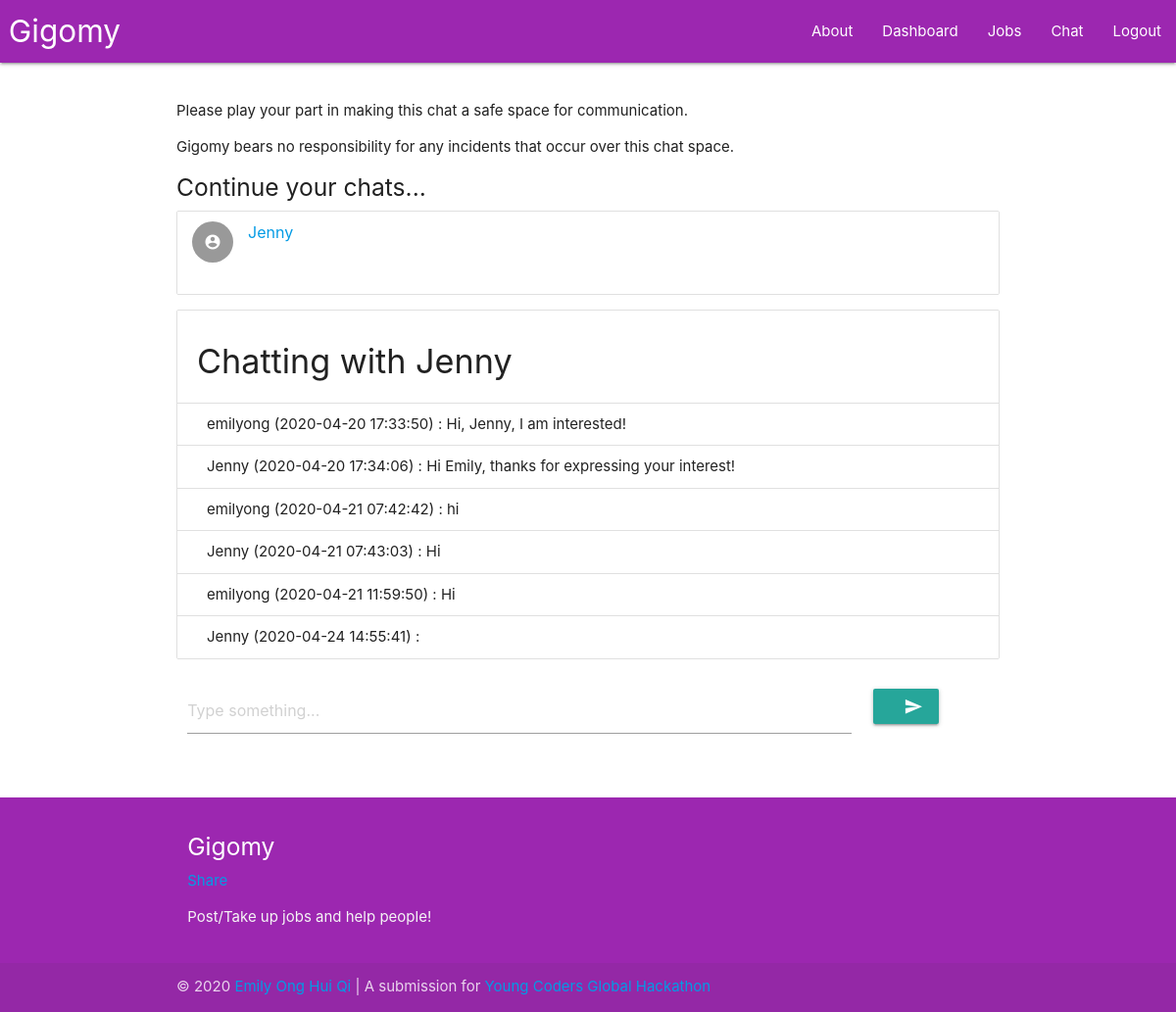
The page /chat/Jenny (signed in) on the database its author committed.
### main.py (models this page shows, shortened)
class Message(db.Model):
    msgID = db.Column(db.Integer, unique = True, autoincrement = True, nullable = False, index = True, primary_key = True)
    msgText = db.Column(db.String, index = True, nullable = False)
    msgDateTime = db.Column(db.DateTime, nullable = False)
    msgSender = db.Column(db.String, db.ForeignKey("user.username"), nullable = True)
    msgReceiver = db.Column(db.String, db.ForeignKey("user.username"), nullable = True)

class User(UserMixin, db.Model):
    username = db.Column(db.String, unique = True, nullable = False, index = True, primary_key = True)
    email = db.Column(db.String, unique = True, index = True, nullable = False)
    password = db.Column(db.String, nullable = False)
    avatar = db.Column(db.String, nullable = True)

### main.py (the view)
@app.route ("/chat/<username>", methods=["GET", "POST"])
@app.route ("/chat/", methods=["GET", "POST"])
@login_required
def chat (username=""):
    inChat = len(username) != 0 and username != current_user.username
    currentUser = getUser(current_user)
    if inChat:
        jobSender_ = User.query.filter_by(username = username).first()
        if jobSender_ is None:return redirect(url_for("index", _scheme="https", _external=True))
        jobSender = getUser(jobSender_)
        messagesSent = Message.query.filter_by(msgSender = currentUser["username"]).filter_by(msgReceiver = jobSender["username"]).all()
        messagesReceived = Message.query.filter_by(msgReceiver = currentUser["username"]).filter_by(msgSender = jobSender["username"]).all()
        messages_ = []
    else:
        jobSender = None
        messagesSent = Message.query.filter_by(msgSender = currentUser["username"]).all()
        messagesReceived = Message.query.filter_by(msgReceiver = currentUser["username"]).all()
        messages_ = []
    for message in messagesSent:messages_.append((message.msgDateTime, message))
    for message in messagesReceived:messages_.append((message.msgDateTime, message))
    messages = []
    messages_.sort()
    for message in messages_:
      sg = pytz.timezone("Asia/Singapore")
      datePosted = message[0].astimezone(sg)
      datePosted = datePosted.strftime("%Y-%m-%d %H:%M:%S")
      messages.append([datePosted, message[1]])
    contacts = set()
    for message in messages:
        if message[1].msgSender == current_user.username:
            contacts.add(message[1].msgReceiver)
        if message[1].msgReceiver == current_user.username:
            contacts.add(message[1].msgSender)
    contacts = list(contacts)
    return render_template("chat.html", currentUser=currentUser, jobSender=jobSender, jobSender_=json.dumps(jobSender),
                            messages=messages, currentUser_=json.dumps(currentUser), contacts=contacts, inChat=inChat)

### main.py (called while the page is built)
def getUser (user):
    currentUser = {"username": user.username,
                    "email": user.email,
                    "avatar": user.avatar}
    return currentUser

@login.user_loader
def load_user(username):
    return User.query.get(username)

### templates/chat.html (shortened to what this page needs)
{% extends "base.html" %}
{% block content %}
<p>
  Please play your part in making this chat a safe space for communication.
</p>
<p>
  Gigomy bears no responsibility for any incidents that occur over this chat space.
</p>
{% if contacts %}
  <h5>Continue your chats...</h5>
{% endif %}
<ul class="collection" id="contacts_">
  {% if contacts %}
    {% for contact in contacts %}
      <li class="collection-item avatar" data-item-name={{contact}}>
        <i class="material-icons circle">account_circle</i>
        <a href="{{url_for('chat', username=contact)}}"><span class="title">{{contact}}</span></a>
      </li>
    {% endfor %}
  {% else %}
    <li class="collection-item" data-item-name="">No contacts yet...</li>
  {% endif %}
</ul>
{% if inChat %}
  <ul class="collection with-header" id="allMessages">
    <li class="collection-header"><h4>Chatting with {{jobSender["username"]}}</h4></li>
    {% if messages %}
      {% for message in messages %}
        <li class="collection-item">{{message[1]["msgSender"]}} ({{message[0]}}) : {{message[1]["msgText"]}}</li>
      {% endfor %}
    {% else %}
      {% if jobSender["username"] != currentUser["username"] %}
        <li class="collection-item" data-item-empty="true">No messages yet...</li>
      {% else %}
        <li class="collection-item" data-item-empty="true">You cannot chat with yourself...</li>
      {% endif %}
    {% endif %}
  </ul>
  {% if jobSender["username"] != currentUser["username"] %}
    <form method="POST" id="sendMessageForm">
        <div class="row">
          <div class="input-field col s10">
            <input placeholder="Type something..." id="message" name="message" type="text" class="validate" autocomplete="off" required>
          </div>
          <div class="input-field col s2">
            <button class="btn waves-effect waves-light" type="submit" name="sendMessage">
              <i class="material-icons right">send</i>
            </button>
          </div>
        </div>
      </form>
  {% endif %}
{% endif %}
{% endblock content %}

### static/css/style.css (style rules this page uses)
body { display: flex; min-height: 100vh; flex-direction: column; }

### rows shown on the page
Message: msgReceiver "Jenny", msgSender "emilyong", message "2020-04-20 17:33:50", msgText "Hi, Jenny, I am interested!"
User: username "Jenny"
Message: msgSender "Jenny", message "2020-04-20 17:34:06", msgText "Hi Emily, thanks for expressing your interest!"
Message: msgSender "emilyong", message "2020-04-21 07:42:42", msgText "hi"
Message: msgSender "Jenny", message "2020-04-21 07:43:03", msgText "Hi"
Message: msgSender "emilyong", message "2020-04-21 11:59:50", msgText "Hi"
Message: msgSender "Jenny", message "2020-04-24 14:55:41"
